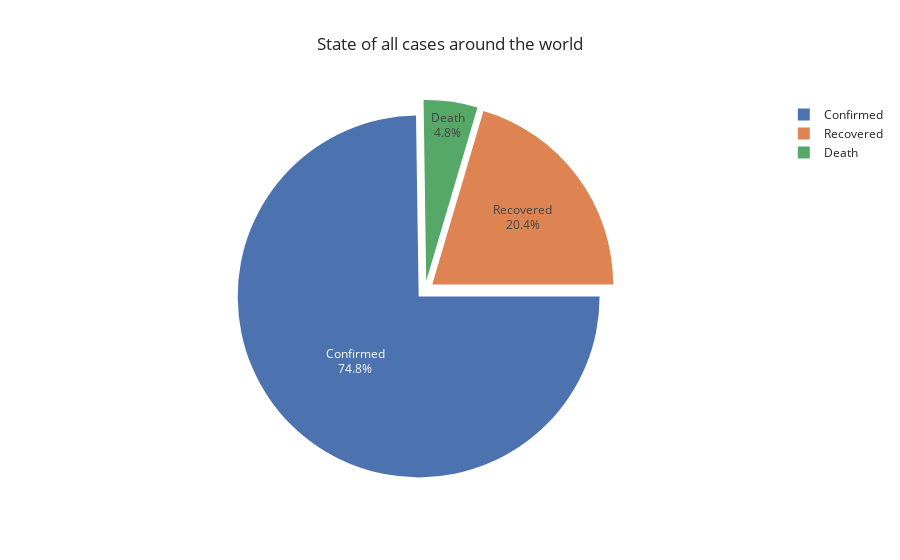

The notebook cell saved with this chart:
### Code cell
Total_confirmed = df_can['Confirmed'].sum()
Total_recovered = df_can['Recovered'].sum()
Total_death = df_can['Deaths'].sum()
data = [['Confirmed', Total_confirmed], ['Recovered', Total_recovered], ['Death', Total_death]] 
df = pd.DataFrame(data, columns = ['state', 'count']) 

fig = px.pie(df,
             values="count",
             names="state",
             title="State of all cases around the world",
             template="seaborn")
fig.update_traces(rotation=90, pull=0.05, textinfo="percent+label")
fig.show()

### Figure 1 — Plotly figure (JSON) as saved in the notebook; plotly's stock layout.template omitted (floating-point values rounded to 4 significant figures)
{"data": [{"domain": {"x": [0, 1], "y": [0, 1]}, "hovertemplate": "state=%{label}<br>count=%{value}<extra></extra>", "labels": ["Confirmed", "Recovered", "Death"], "legendgroup": "", "name": "", "pull": 0.05, "rotation": 90, "showlegend": true, "textinfo": "percent+label", "type": "pie", "values": [244563327, 66832457, 15708772]}], "layout": {"legend": {"tracegroupgap": 0}, "title": {"text": "State of all cases around the world"}}}
